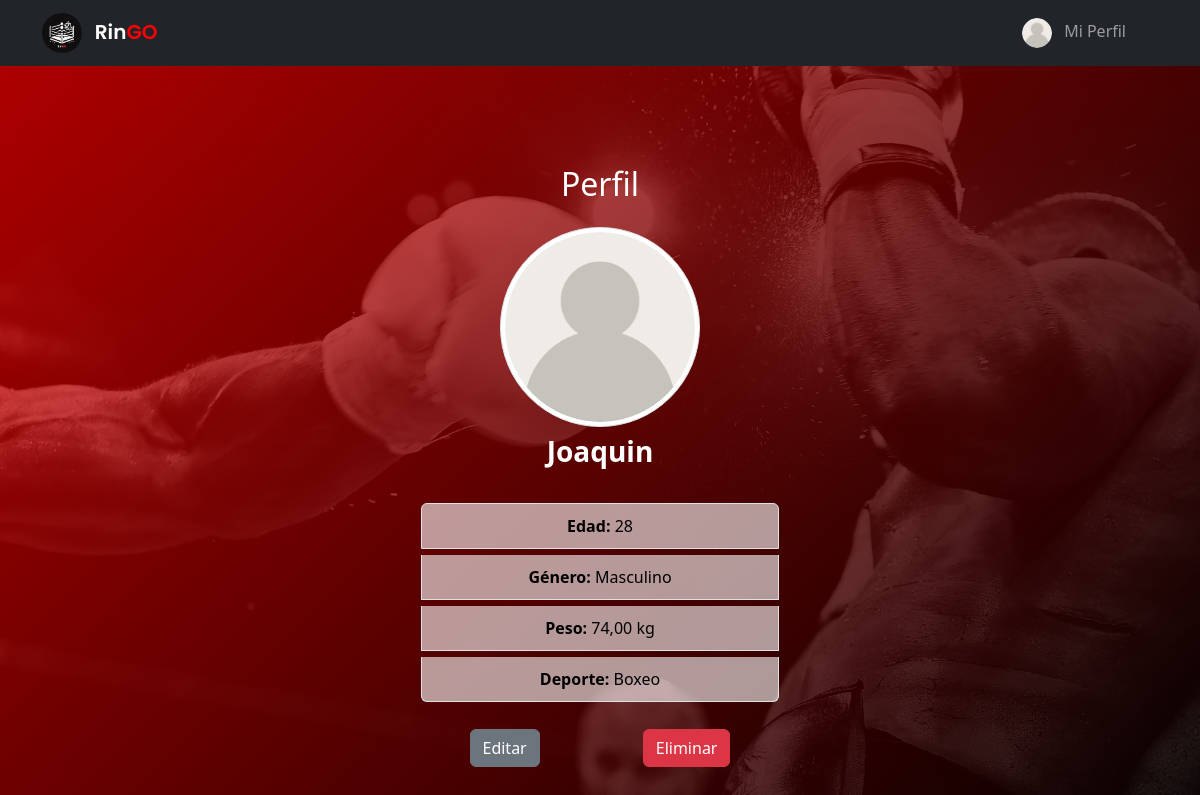
Page /perfil/27/ (signed in) on the committed database.
### usuarios/models.py (models this page shows, shortened)
class Perfil(models.Model):
    user = models.OneToOneField(User, on_delete=models.CASCADE)
    nombre_perfil = models.CharField(max_length=100)
    fecha_nacimiento = models.DateField(null=True, blank=True)
    peso = models.DecimalField(
        max_digits=5,
        decimal_places=2,
        validators=[MinValueValidator(0.1)],
        null=True,
        blank=True,
    )
    deporte = models.CharField(
        max_length=50, choices=[("boxeo", "Boxeo"), ("kickboxing", "Kickboxing")]
    )
    foto = models.ImageField(upload_to="perfil_fotos/", blank=True, null=True)
    genero = models.CharField(
        max_length=20,
        choices=[
            ("masculino", "Masculino"),
            ("femenino", "Femenino"),
            ("prefiero no decir", "Prefiero no decir"),
        ],
        default="otro",
    )
    @property
    def edad(self):
        if self.fecha_nacimiento:
            today = date.today()
            edad = today.year - self.fecha_nacimiento.year
            if today.month < self.fecha_nacimiento.month or (
                today.month == self.fecha_nacimiento.month
                and today.day < self.fecha_nacimiento.day
            ):
                edad -= 1
            return edad
        return None

### usuarios/views.py (the view)
# urls.py: path("perfil/<int:pk>/", PerfilDetailView.as_view(), name="ver_perfil"),
class PerfilDetailView(LoginRequiredMixin, EsMiembroMixin, DetailView):
    model = Perfil
    template_name = "perfil/perfil_detail.html"
    context_object_name = "perfil"

### usuarios/views.py (called while the page is built)
    def get_context_data(self, **kwargs):
        context = super().get_context_data(**kwargs)
        if self.request.user.is_authenticated:
            context["es_miembro"] = self.request.user.groups.filter(
                name="Miembro"
            ).exists()
        return context

### templates/perfil/perfil_detail.html
{% extends "_base.html" %}
{% load static %}
{% block content %}
<div class="container d-flex flex-column align-items-center justify-content-center" style="min-height: 100vh;">
  <h2 class="text-center mb-4 perfil-seccion">Perfil</h2>
  <div class="text-center mb-4">
    {% if perfil.foto %}
      <img src="{{ perfil.foto.url}}" alt="Foto de perfil" class="img-thumbnail rounded-circle" style="width: 200px; height: 200px; object-fit: cover;">
    {% else %}
      <img src="{% static 'img/default-user.png' %}" alt="Foto de perfil" class="img-thumbnail rounded-circle" style="width: 200px; height: 200px; object-fit: cover;">
    {% endif %}
    <h3 class="mt-2"><strong class='user-name'>{{ perfil.nombre_perfil }}</strong></h3>
  </div>
  <div class=" col-md-5 col-lg-4 col-xl-4">
    <ul class="list-group text-center">
      <li class="list-group-item"><strong>Edad:</strong> {{ perfil.edad}}</li>
      <li class="list-group-item"><strong>Género:</strong> {{ perfil.get_genero_display }}</li>
      <li class="list-group-item"><strong>Peso:</strong> {{ perfil.peso }} kg</li>
      <li class="list-group-item"><strong>Deporte:</strong> {{ perfil.get_deporte_display }}</li>
    </ul>
    <div class="d-flex justify-content-around mt-4">
      <a href="{% url 'editar_perfil' perfil.id %}" class="btn btn-secondary">Editar</a>
      <a href="{% url 'eliminar_perfil' perfil.id %}" class="btn btn-danger">Eliminar</a>
    </div>
  </div>
</div>
{% endblock %}

### static/css/style.css (style rules this page uses)
body { min-height: 100vh; background: linear-gradient( 135deg, rgba(255, 0, 0, 0.7), rgba(0, 0, 0, 0.9) ), url('/static/img/background_1.jpg'); background-size: cover; background-position: center; background-repeat: no-repeat; color: white; }
ul .list-group-item { color: rgb(0, 0, 0); background-color: rgba(255, 255, 255, 0.6); padding: .625rem; margin: .1875rem; }
.user-name { color: white; }
.perfil-seccion { color: white; }

### rows in the picture
Perfil: nombre_perfil "Joaquin", edad "28", genero "Masculino", peso "74,00", deporte "Boxeo"
